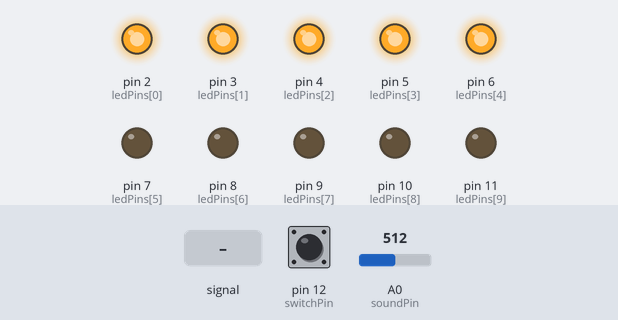
Recording of a sketch running on a simulated Arduino Uno, built with avr-gcc and run on an emulated ATmega328P. Shown: output pins drawn as LEDs (lit = HIGH). The inputs (shaded band) are chosen by the test bench; at power-on: A0 (soundPin) = 512, pin 12 (switchPin) HIGH.

Above: at 1.2 s.
1.3 s: A0 (soundPin) fed a 200 Hz sine of ±81 counts around its level
At 2.39 s:
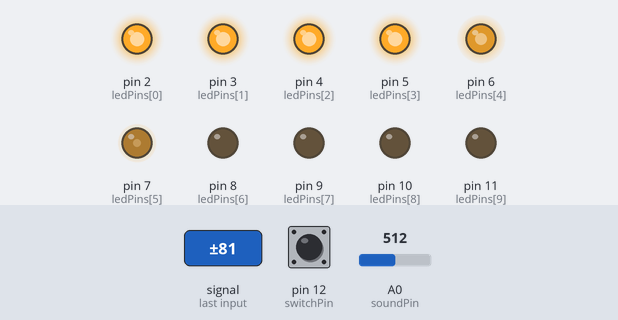
4.3 s: A0 (soundPin) set to 716
At 5.4 s:
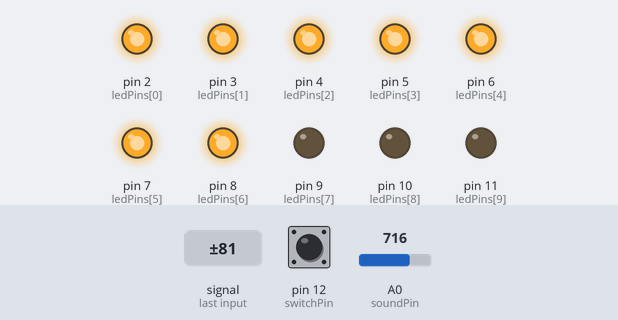
5.8 s: A0 (soundPin) fed a 1000 Hz sine of ±255 counts around its level
At 6.3 s:
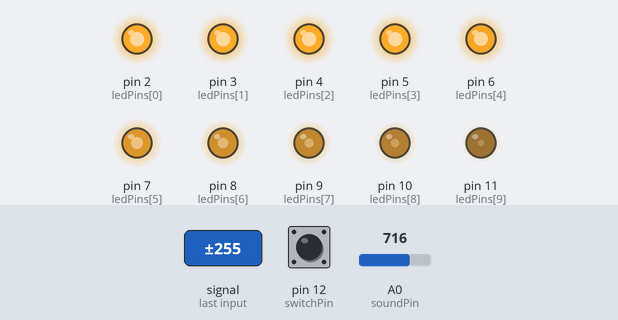
7.3 s: pin 12 (switchPin) pulled LOW for 0.15 s
At 8.7 s:
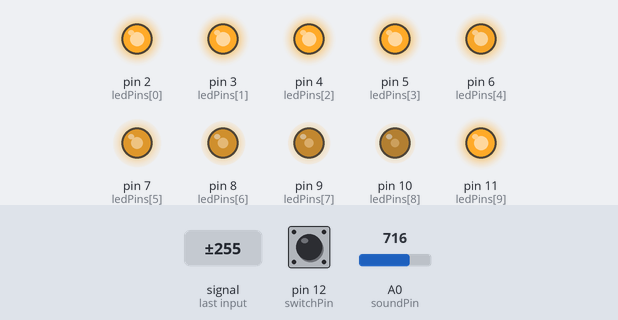
9.0 s: A0 (soundPin) fed a 2 Hz sine of ±306 counts around its level
At 9.67 s:
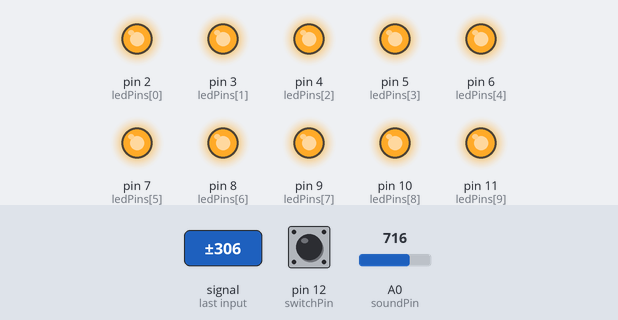
12.0 s: A0 (soundPin) set to 511
At 13.1 s:
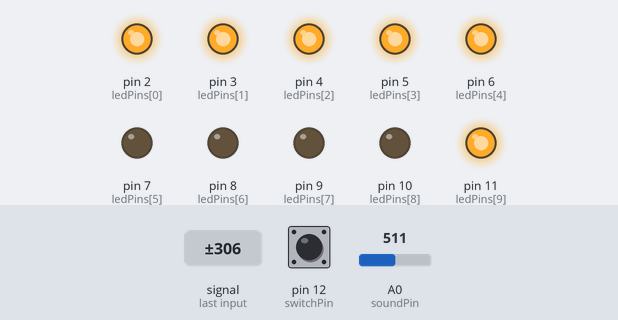
Timing chart, 0 to 14.5 s (numbered marks = the images above; inputs shaded):
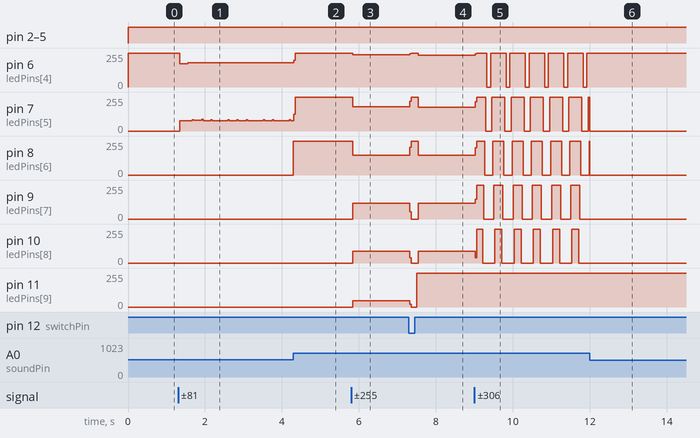

Measured:
- after the input at 1.3 s, pin 6 (ledPins[4]): 255/255 → 176/255 after 0.05 s, → 182/255 0.20 s later
- after the input at 4.3 s, pin 6 (ledPins[4]): 182/255 → 255/255 at once; pin 8 (ledPins[6]): 0/255 → 255/255 at once
- after the input at 5.8 s, pin 6 (ledPins[4]): 255/255 → 242/255 at once; pin 7 (ledPins[5]): 255/255 → 181/255 at once; pin 8 (ledPins[6]): 255/255 → 147/255 at once; pin 9 (ledPins[7]): 0/255 → 119/255 at once; pin 10 (ledPins[8]): 0/255 → 89/255 at once
- after the input at 7.3 s, pin 6 (ledPins[4]): 242/255 → 255/255 at once, → 238/255 0.22 s later; pin 7 (ledPins[5]): 181/255 → 255/255 at once, → 180/255 0.22 s later
- after the input at 9.0 s, pin 8 (ledPins[6]): 148/255 → 206/255 at once, then moves between 0/255 and 255/255, repeating every 1.5 s; pin 9 (ledPins[7]): 120/255 → 149/255 at once, then moves between 0/255 and 255/255, repeating every 0.50 s; pin 10 (ledPins[8]): 89/255 → 40/255 at once, then repeats every 0.47 s: 255/255 0.16 s, 0/255 0.31 s
- after the input at 12.0 s, pin 6 (ledPins[4]): stops changing and stays 255/255; pin 9 (ledPins[7]), pin 10 (ledPins[8]): stops changing and stays 0/255

The sketch:

Project_21_vu_meter.ino
```cpp
// Project 21 - VU Meter

int ledPins[] = {2, 3, 4, 5, 6, 7, 8, 9, 10, 11};
int switchPin = 12;
int soundPin = 0;

boolean showPeak = false;
int peakValue = 0;

void setup()
{
  for (int i = 0; i < 10; i++)
  {
     pinMode(ledPins[i], OUTPUT);
  }
  pinMode(switchPin, INPUT_PULLUP);
}

void loop()
{
  if (digitalRead(switchPin) == LOW)
  {
    showPeak = ! showPeak;
    peakValue = 0;
    delay(200); // debounce switch
  }
  int value = analogRead(soundPin);
  int topLED = map(value, 0, 1023, 0, 11) - 1;
  if (topLED > peakValue)
  {
    peakValue = topLED;
  }
  for (int i = 0; i < 10; i++)
  {
      digitalWrite(ledPins[i], (i <= topLED || (showPeak && i == peakValue)));
  }
}
```
